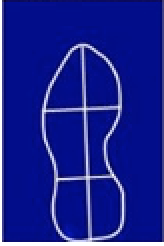
%> input picture p1.png, 82 x 123 px (shown 2 times larger)
$ octave piesentrada.m   (GNU Octave 9; MATLAB toolbox functions it lacks are replaced by stand-ins)
%> lines starting %> are read from the running program, lines starting %| are printed output that depends on the picture
clc
clear all
close all


i1=imread('p1.png');
%> i1 is the input picture: size 123x82x3 uint8; mean R, G, B 23.4, 32.3, 142.4
i2=imread('p2.png');
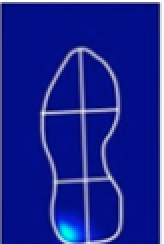
%> input picture p2.png, 82 x 122 px (shown 2 times larger)
%> i2 is the input picture: size 122x82x3 uint8; mean R, G, B 24.5, 34.9, 144.4
i3=imread('p3.png');
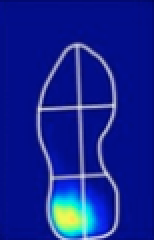
%> input picture p3.png, 80 x 122 px (shown 2 times larger)
%> i3 is the input picture: size 122x80x3 uint8; mean R, G, B 31.1, 46.2, 150.5
i4=imread('p4.png');
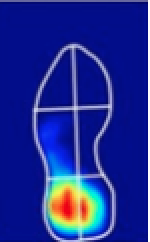
%> input picture p4.png, 75 x 121 px (shown 2 times larger)
%> i4 is the input picture: size 121x75x3 uint8; mean R, G, B 30.1, 43.9, 146
i5=imread('p5.png');
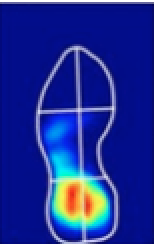
%> input picture p5.png, 80 x 123 px (shown 2 times larger)
%> i5 is the input picture: size 123x80x3 uint8; mean R, G, B 38.4, 54.2, 152
i6=imread('p6.png');
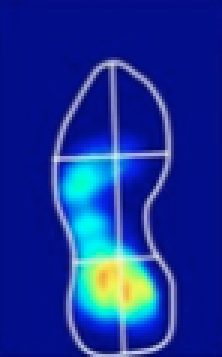
%> input picture p6.png, 74 x 119 px (shown 3 times larger)
%> i6 is the input picture: size 119x74x3 uint8; mean R, G, B 22.2, 48.7, 151.1
%> (the run ends here)
